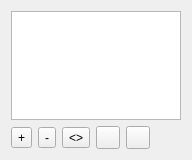
<?xml version="1.0" encoding="UTF-8"?>
<ui version="4.0">
 <class>ViewerPresetsWidget</class>
 <widget class="QWidget" name="ViewerPresetsWidget">
  <property name="windowModality">
   <enum>Qt::WindowModal</enum>
  </property>
  <property name="geometry">
   <rect>
    <x>0</x>
    <y>0</y>
    <width>192</width>
    <height>160</height>
   </rect>
  </property>
  <property name="windowTitle">
   <string>Viewer Presets</string>
  </property>
  <layout class="QVBoxLayout">
   <item>
    <widget class="QListView" name="m_presetsList">
     <property name="selectionRectVisible">
      <bool>true</bool>
     </property>
    </widget>
   </item>
   <item>
    <layout class="QHBoxLayout" name="hboxLayout">
     <item>
      <widget class="QToolButton" name="m_addButton">
       <property name="toolTip">
        <string>add</string>
       </property>
       <property name="text">
        <string>+</string>
       </property>
       <property name="icon">
        <iconset resource="../qosmic.qrc">
         <normaloff>:/icons/silk/bullet_add.xpm</normaloff>:/icons/silk/bullet_add.xpm</iconset>
       </property>
       <property name="iconSize">
        <size>
         <width>16</width>
         <height>16</height>
        </size>
       </property>
      </widget>
     </item>
     <item>
      <widget class="QToolButton" name="m_delButton">
       <property name="toolTip">
        <string>remove</string>
       </property>
       <property name="text">
        <string>-</string>
       </property>
       <property name="icon">
        <iconset resource="../qosmic.qrc">
         <normaloff>:/icons/silk/bullet_delete.xpm</normaloff>:/icons/silk/bullet_delete.xpm</iconset>
       </property>
       <property name="iconSize">
        <size>
         <width>16</width>
         <height>16</height>
        </size>
       </property>
      </widget>
     </item>
     <item>
      <widget class="QToolButton" name="m_updateButton">
       <property name="toolTip">
        <string>update preset</string>
       </property>
       <property name="text">
        <string>&lt;&gt;</string>
       </property>
       <property name="icon">
        <iconset resource="../qosmic.qrc">
         <normaloff>:/icons/silk/bullet_wrench.xpm</normaloff>:/icons/silk/bullet_wrench.xpm</iconset>
       </property>
      </widget>
     </item>
     <item>
      <widget class="QToolButton" name="m_upButton">
       <property name="toolTip">
        <string>move up</string>
       </property>
       <property name="icon">
        <iconset resource="../qosmic.qrc">
         <normaloff>:/icons/silk/bullet_arrow_up.xpm</normaloff>:/icons/silk/bullet_arrow_up.xpm</iconset>
       </property>
       <property name="iconSize">
        <size>
         <width>16</width>
         <height>16</height>
        </size>
       </property>
      </widget>
     </item>
     <item>
      <widget class="QToolButton" name="m_downButton">
       <property name="toolTip">
        <string>move down</string>
       </property>
       <property name="icon">
        <iconset resource="../qosmic.qrc">
         <normaloff>:/icons/silk/bullet_arrow_down.xpm</normaloff>:/icons/silk/bullet_arrow_down.xpm</iconset>
       </property>
       <property name="iconSize">
        <size>
         <width>16</width>
         <height>16</height>
        </size>
       </property>
      </widget>
     </item>
     <item>
      <spacer>
       <property name="orientation">
        <enum>Qt::Horizontal</enum>
       </property>
       <property name="sizeHint" stdset="0">
        <size>
         <width>40</width>
         <height>20</height>
        </size>
       </property>
      </spacer>
     </item>
    </layout>
   </item>
  </layout>
 </widget>
 <resources>
  <include location="../qosmic.qrc"/>
 </resources>
 <connections/>
</ui>
